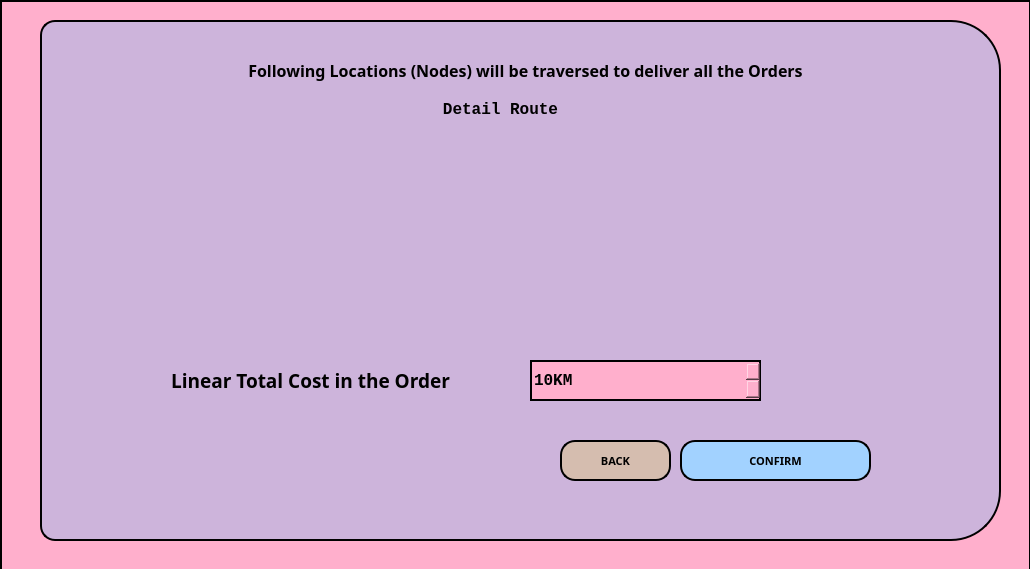
<?xml version="1.0" encoding="UTF-8"?>
<ui version="4.0">
 <class>MainWindow</class>
 <widget class="QMainWindow" name="MainWindow">
  <property name="geometry">
   <rect>
    <x>0</x>
    <y>0</y>
    <width>1030</width>
    <height>569</height>
   </rect>
  </property>
  <property name="windowTitle">
   <string>MainWindow</string>
  </property>
  <widget class="QWidget" name="centralwidget">
   <widget class="QWidget" name="widget" native="true">
    <property name="geometry">
     <rect>
      <x>0</x>
      <y>0</y>
      <width>1031</width>
      <height>571</height>
     </rect>
    </property>
    <property name="styleSheet">
     <string notr="true">background-color: #ffafcc;
border-color: rgb(0, 0, 0);
border: 2px solid black;</string>
    </property>
    <widget class="QLabel" name="label_2">
     <property name="geometry">
      <rect>
       <x>40</x>
       <y>20</y>
       <width>961</width>
       <height>521</height>
      </rect>
     </property>
     <property name="styleSheet">
      <string notr="true">border-top-right-radius:50px;
border-bottom-right-radius:50px;
border-top-left-radius:15px;
border-bottom-left-radius:15px;
background-color: #cdb4db;
 

   

</string>
     </property>
     <property name="text">
      <string/>
     </property>
    </widget>
    <widget class="QLabel" name="label_3">
     <property name="geometry">
      <rect>
       <x>140</x>
       <y>50</y>
       <width>771</width>
       <height>41</height>
      </rect>
     </property>
     <property name="font">
      <font>
       <family>Century Gothic</family>
       <pointsize>12</pointsize>
       <weight>75</weight>
       <bold>true</bold>
       <kerning>true</kerning>
      </font>
     </property>
     <property name="styleSheet">
      <string notr="true">border: 0px solid black;
background-color: #cdb4db;
</string>
     </property>
     <property name="text">
      <string>Following Locations (Nodes) will be traversed to deliver all the Orders</string>
     </property>
     <property name="alignment">
      <set>Qt::AlignCenter</set>
     </property>
    </widget>
    <widget class="QPushButton" name="btnConfirm">
     <property name="geometry">
      <rect>
       <x>680</x>
       <y>440</y>
       <width>191</width>
       <height>41</height>
      </rect>
     </property>
     <property name="font">
      <font>
       <family>Century Gothic</family>
       <pointsize>8</pointsize>
       <weight>75</weight>
       <bold>true</bold>
       <underline>false</underline>
      </font>
     </property>
     <property name="styleSheet">
      <string notr="true">QPushButton {
	background-color: #a2d2ff;
    border-radius: 15px;
    color: black;
    padding: 8px 16px;
}

QPushButton:hover {
	background-color: #bde0fe;
    text-decoration: underline;
}

QPushButton:pressed {
	background-color: #a2d2ff;
}</string>
     </property>
     <property name="text">
      <string>CONFIRM</string>
     </property>
    </widget>
    <widget class="QPushButton" name="btnBack">
     <property name="geometry">
      <rect>
       <x>560</x>
       <y>440</y>
       <width>111</width>
       <height>41</height>
      </rect>
     </property>
     <property name="font">
      <font>
       <family>Century Gothic</family>
       <pointsize>8</pointsize>
       <weight>75</weight>
       <bold>true</bold>
       <underline>false</underline>
      </font>
     </property>
     <property name="styleSheet">
      <string notr="true">QPushButton {
	background-color: #d5bdaf;
    border-radius: 15px;
    color: black;
    padding: 8px 16px;
}

QPushButton:hover {
	background-color: #e3d5ca;
	text-decoration: underline;
}

QPushButton:pressed {
	background-color: #d5bdaf;
}
</string>
     </property>
     <property name="text">
      <string>BACK</string>
     </property>
    </widget>
    <widget class="QLabel" name="txtContent">
     <property name="geometry">
      <rect>
       <x>140</x>
       <y>100</y>
       <width>721</width>
       <height>161</height>
      </rect>
     </property>
     <property name="font">
      <font>
       <family>Courier New</family>
       <pointsize>12</pointsize>
       <weight>75</weight>
       <bold>true</bold>
       <stylestrategy>PreferDefault</stylestrategy>
      </font>
     </property>
     <property name="styleSheet">
      <string notr="true">background-color: #cdb4db;
border: 0px;</string>
     </property>
     <property name="text">
      <string>Detail Route</string>
     </property>
     <property name="alignment">
      <set>Qt::AlignHCenter|Qt::AlignTop</set>
     </property>
     <property name="wordWrap">
      <bool>true</bool>
     </property>
    </widget>
    <widget class="QLabel" name="label_4">
     <property name="geometry">
      <rect>
       <x>110</x>
       <y>360</y>
       <width>401</width>
       <height>41</height>
      </rect>
     </property>
     <property name="font">
      <font>
       <family>Century Gothic</family>
       <pointsize>14</pointsize>
       <weight>75</weight>
       <bold>true</bold>
       <kerning>true</kerning>
      </font>
     </property>
     <property name="styleSheet">
      <string notr="true">border: 0px solid black;
background-color: #cdb4db;
</string>
     </property>
     <property name="text">
      <string>Linear Total Cost in the Order</string>
     </property>
     <property name="alignment">
      <set>Qt::AlignCenter</set>
     </property>
    </widget>
    <widget class="QSpinBox" name="spinCost">
     <property name="geometry">
      <rect>
       <x>530</x>
       <y>360</y>
       <width>231</width>
       <height>41</height>
      </rect>
     </property>
     <property name="font">
      <font>
       <family>Courier New</family>
       <pointsize>12</pointsize>
       <weight>75</weight>
       <bold>true</bold>
      </font>
     </property>
     <property name="readOnly">
      <bool>true</bool>
     </property>
     <property name="suffix">
      <string>KM</string>
     </property>
     <property name="prefix">
      <string/>
     </property>
     <property name="value">
      <number>10</number>
     </property>
    </widget>
   </widget>
  </widget>
 </widget>
 <resources>
  <include location="../res.qrc"/>
 </resources>
 <connections/>
</ui>
